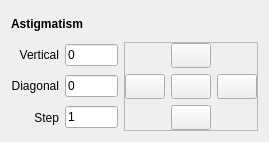
<?xml version="1.0" encoding="UTF-8"?>
<ui version="4.0">
 <class>Form</class>
 <widget class="QWidget" name="Form">
  <property name="geometry">
   <rect>
    <x>0</x>
    <y>0</y>
    <width>269</width>
    <height>131</height>
   </rect>
  </property>
  <property name="sizePolicy">
   <sizepolicy hsizetype="MinimumExpanding" vsizetype="MinimumExpanding">
    <horstretch>0</horstretch>
    <verstretch>0</verstretch>
   </sizepolicy>
  </property>
  <property name="maximumSize">
   <size>
    <width>16777215</width>
    <height>16777215</height>
   </size>
  </property>
  <property name="windowTitle">
   <string>Form</string>
  </property>
  <layout class="QGridLayout" name="gridLayout">
   <item row="2" column="2">
    <widget class="QLineEdit" name="astigmatismy_lineEdit">
     <property name="minimumSize">
      <size>
       <width>0</width>
       <height>20</height>
      </size>
     </property>
     <property name="maximumSize">
      <size>
       <width>16777215</width>
       <height>16777215</height>
      </size>
     </property>
     <property name="text">
      <string>0</string>
     </property>
    </widget>
   </item>
   <item row="3" column="2">
    <widget class="QLineEdit" name="lineEdit_step">
     <property name="minimumSize">
      <size>
       <width>0</width>
       <height>20</height>
      </size>
     </property>
     <property name="maximumSize">
      <size>
       <width>16777215</width>
       <height>16777215</height>
      </size>
     </property>
     <property name="text">
      <string>1</string>
     </property>
    </widget>
   </item>
   <item row="0" column="1" colspan="2">
    <widget class="QLabel" name="label_5">
     <property name="minimumSize">
      <size>
       <width>0</width>
       <height>25</height>
      </size>
     </property>
     <property name="font">
      <font>
       <weight>75</weight>
       <bold>true</bold>
      </font>
     </property>
     <property name="text">
      <string>Astigmatism</string>
     </property>
    </widget>
   </item>
   <item row="1" column="2">
    <widget class="QLineEdit" name="astigmatismx_lineEdit">
     <property name="minimumSize">
      <size>
       <width>0</width>
       <height>20</height>
      </size>
     </property>
     <property name="maximumSize">
      <size>
       <width>16777215</width>
       <height>16777215</height>
      </size>
     </property>
     <property name="text">
      <string>0</string>
     </property>
    </widget>
   </item>
   <item row="3" column="1">
    <widget class="QLabel" name="label">
     <property name="minimumSize">
      <size>
       <width>0</width>
       <height>20</height>
      </size>
     </property>
     <property name="text">
      <string>Step</string>
     </property>
     <property name="alignment">
      <set>Qt::AlignRight|Qt::AlignTrailing|Qt::AlignVCenter</set>
     </property>
    </widget>
   </item>
   <item row="1" column="1">
    <widget class="QLabel" name="label_9">
     <property name="minimumSize">
      <size>
       <width>0</width>
       <height>20</height>
      </size>
     </property>
     <property name="text">
      <string>Vertical</string>
     </property>
     <property name="alignment">
      <set>Qt::AlignRight|Qt::AlignTrailing|Qt::AlignVCenter</set>
     </property>
    </widget>
   </item>
   <item row="2" column="1">
    <widget class="QLabel" name="label_10">
     <property name="minimumSize">
      <size>
       <width>0</width>
       <height>20</height>
      </size>
     </property>
     <property name="text">
      <string>Diagonal</string>
     </property>
     <property name="alignment">
      <set>Qt::AlignRight|Qt::AlignTrailing|Qt::AlignVCenter</set>
     </property>
    </widget>
   </item>
   <item row="1" column="3" rowspan="3">
    <widget class="QFrame" name="frame_3">
     <property name="sizePolicy">
      <sizepolicy hsizetype="MinimumExpanding" vsizetype="MinimumExpanding">
       <horstretch>0</horstretch>
       <verstretch>0</verstretch>
      </sizepolicy>
     </property>
     <property name="maximumSize">
      <size>
       <width>350</width>
       <height>350</height>
      </size>
     </property>
     <property name="frameShape">
      <enum>QFrame::StyledPanel</enum>
     </property>
     <property name="frameShadow">
      <enum>QFrame::Raised</enum>
     </property>
     <layout class="QGridLayout" name="gridLayout_7">
      <property name="leftMargin">
       <number>0</number>
      </property>
      <property name="topMargin">
       <number>0</number>
      </property>
      <property name="rightMargin">
       <number>0</number>
      </property>
      <property name="bottomMargin">
       <number>0</number>
      </property>
      <item row="0" column="1">
       <widget class="QPushButton" name="pushButton_up">
        <property name="sizePolicy">
         <sizepolicy hsizetype="Fixed" vsizetype="Fixed">
          <horstretch>0</horstretch>
          <verstretch>0</verstretch>
         </sizepolicy>
        </property>
        <property name="minimumSize">
         <size>
          <width>25</width>
          <height>25</height>
         </size>
        </property>
        <property name="maximumSize">
         <size>
          <width>100</width>
          <height>100</height>
         </size>
        </property>
        <property name="text">
         <string/>
        </property>
        <property name="icon">
         <iconset>
          <normaloff>../../../utils/icons/Arr-top.png</normaloff>../../../utils/icons/Arr-top.png</iconset>
        </property>
       </widget>
      </item>
      <item row="1" column="0">
       <widget class="QPushButton" name="pushButton_left">
        <property name="sizePolicy">
         <sizepolicy hsizetype="Fixed" vsizetype="Fixed">
          <horstretch>0</horstretch>
          <verstretch>0</verstretch>
         </sizepolicy>
        </property>
        <property name="minimumSize">
         <size>
          <width>25</width>
          <height>25</height>
         </size>
        </property>
        <property name="maximumSize">
         <size>
          <width>100</width>
          <height>100</height>
         </size>
        </property>
        <property name="text">
         <string/>
        </property>
        <property name="icon">
         <iconset>
          <normaloff>../../../utils/icons/Arr-left.png</normaloff>../../../utils/icons/Arr-left.png</iconset>
        </property>
       </widget>
      </item>
      <item row="1" column="2">
       <widget class="QPushButton" name="pushButton_right">
        <property name="sizePolicy">
         <sizepolicy hsizetype="Fixed" vsizetype="Fixed">
          <horstretch>0</horstretch>
          <verstretch>0</verstretch>
         </sizepolicy>
        </property>
        <property name="minimumSize">
         <size>
          <width>25</width>
          <height>25</height>
         </size>
        </property>
        <property name="maximumSize">
         <size>
          <width>100</width>
          <height>100</height>
         </size>
        </property>
        <property name="text">
         <string/>
        </property>
        <property name="icon">
         <iconset>
          <normaloff>../../../utils/icons/Arr-right.png</normaloff>../../../utils/icons/Arr-right.png</iconset>
        </property>
       </widget>
      </item>
      <item row="2" column="1">
       <widget class="QPushButton" name="pushButton_down">
        <property name="sizePolicy">
         <sizepolicy hsizetype="Fixed" vsizetype="Fixed">
          <horstretch>0</horstretch>
          <verstretch>0</verstretch>
         </sizepolicy>
        </property>
        <property name="minimumSize">
         <size>
          <width>25</width>
          <height>25</height>
         </size>
        </property>
        <property name="maximumSize">
         <size>
          <width>100</width>
          <height>100</height>
         </size>
        </property>
        <property name="text">
         <string/>
        </property>
        <property name="icon">
         <iconset>
          <normaloff>../../../utils/icons/Arr-bot.png</normaloff>../../../utils/icons/Arr-bot.png</iconset>
        </property>
       </widget>
      </item>
      <item row="1" column="1">
       <widget class="QPushButton" name="pushButton_center">
        <property name="sizePolicy">
         <sizepolicy hsizetype="Fixed" vsizetype="Fixed">
          <horstretch>0</horstretch>
          <verstretch>0</verstretch>
         </sizepolicy>
        </property>
        <property name="minimumSize">
         <size>
          <width>25</width>
          <height>25</height>
         </size>
        </property>
        <property name="maximumSize">
         <size>
          <width>100</width>
          <height>100</height>
         </size>
        </property>
        <property name="text">
         <string/>
        </property>
        <property name="icon">
         <iconset>
          <normaloff>../../../utils/icons/Arr-circle.png</normaloff>../../../utils/icons/Arr-circle.png</iconset>
        </property>
       </widget>
      </item>
     </layout>
    </widget>
   </item>
   <item row="1" column="4" rowspan="3">
    <spacer name="horizontalSpacer">
     <property name="orientation">
      <enum>Qt::Horizontal</enum>
     </property>
     <property name="sizeHint" stdset="0">
      <size>
       <width>0</width>
       <height>20</height>
      </size>
     </property>
    </spacer>
   </item>
  </layout>
 </widget>
 <resources/>
 <connections/>
</ui>
